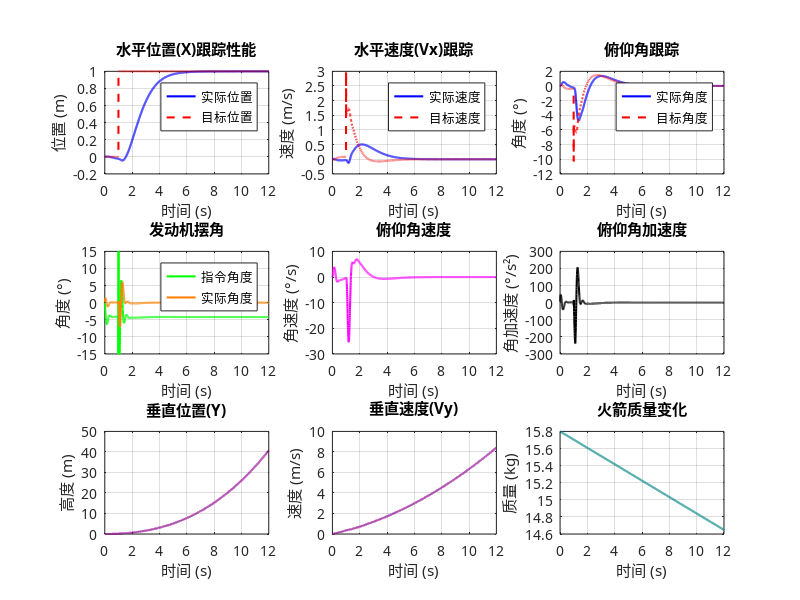

Write MATLAB code to recreate this figure. (Note: this script raises an error after producing the figure.)
% 文件名：rocket_simulation_full_position_x.m
% 功能：完整火箭水平位置控制仿真，使用优化后的位置环PID参数和固定的姿态环PID参数
%       可视化水平位置跟踪性能、控制指令和各状态变量

function rocket_simulation_full_position_x(position_pid_params)
    %% 初始化环境
    set(0, 'DefaultAxesFontName', 'SimHei');
    set(0, 'DefaultTextFontName', 'SimHei');
    set(0, 'DefaultFigureColor', 'w');

    %% 参数配置
    % 如果未提供位置环PID参数，尝试从文件加载
    if nargin == 0

        try
            loaded_data = load('optimal_position_x_de_params.mat', 'optimal_params');
            % position_pid_params = loaded_data.optimal_params;
            position_pid_params = [1.4, 0.0, 0.00, 13, 0.0, 0.0];
            disp('成功加载优化后的水平位置环PID参数。');
        catch
            warning('无法加载 optimal_position_x_de_params.mat，将使用默认位置环PID参数。');
            position_pid_params = [1.4771, 0.0000, 1.6486, 3.3987, 0.0000, 0.0000]; % 修改后的默认值
        end

    end

    % 加载固定的姿态环PID参数
    try
        att_data = load('optimal_adaptive_de_params.mat', 'optimal_params');
        att_params = att_data.optimal_params;
        % Kp_outer_att = att_params(1); Ki_outer_att = att_params(2); Kd_outer_att = att_params(3);
        % Kp_inner_att = att_params(4); Ki_inner_att = att_params(5); Kd_inner_att = att_params(6);
        Kp_outer_att = 3.9014; Ki_outer_att = 0; Kd_outer_att = 0;
        Kp_inner_att = 1.1355; Ki_inner_att = 3.0861; Kd_inner_att = 0.033825;
        disp('成功加载固定的姿态PID参数。');
    catch
        warning('无法加载 optimal_adaptive_de_params.mat，将使用默认姿态PID参数。');
        Kp_outer_att = 3.9014; Ki_outer_att = 0; Kd_outer_att = 0;
        Kp_inner_att = 1.1355; Ki_inner_att = 3.0861; Kd_inner_att = 0.033825;
    end

    % 从输入数组提取水平位置和速度环PID参数
    Kp_pos_x = position_pid_params(1);
    Ki_pos_x = position_pid_params(2);
    Kd_pos_x = position_pid_params(3);
    Kp_vel_x = position_pid_params(4);
    Ki_vel_x = position_pid_params(5);
    Kd_vel_x = position_pid_params(6);

    %% 仿真参数
    dt_control = 0.004; % 控制周期 (s)，250Hz
    dt_dynamics = 0.001; % 动力学更新步长 (s)，1kHz
    time_duration = 12; % 仿真总时长 (s)
    control_steps = ceil(time_duration / dt_control); % 总控制步数

    % 火箭物理参数
    initial_mass = 15.8; % 初始质量 (kg)
    fuel_mass = 3.0; % 初始燃料质量 (kg)
    empty_mass = 12.8; % 空载质量 (kg)
    max_thrust = 200; % 最大推力 (N)
    max_mass_flow_rate = 0.12; % 最大质量流率 (kg/s)
    gimbal_to_cg_full = 0.58; % 满载时质心距离 (m)
    gimbal_to_cg_empty = 0.50; % 空载时质心距离 (m)
    inertia_full = 2.76; % 满载时转动惯量 (kg·m²)
    inertia_empty = 2.1; % 空载时转动惯量 (kg·m²)
    max_gimbal_angle = 15; % 最大摆角 (°)
    max_omega_att = 80; % 姿态内环输出最大角速度 (°/s)
    manual_thrust = 160; % 固定推力 (N)

    % 水平位置控制参数
    max_target_velocity_x = 3.0; % 水平位置环输出的最大目标速度 (m/s)
    min_target_velocity_x = -3.0; % 水平位置环输出的最小目标速度 (m/s)
    max_target_pitch = 20; % 速度环输出的最大目标俯仰角 (°)
    min_target_pitch = -20; % 速度环输出的最小目标俯仰角 (°)

    % PID控制器参数 (限幅和滤波)
    integral_max_pos_x = 50; integral_min_pos_x = -50; % 水平位置环积分限幅 (m*s)
    integral_max_vel_x = 50; integral_min_vel_x = -50; % 水平速度环积分限幅 (deg*s)
    integral_max_att_outer = 100; integral_min_att_outer = -100; % 固定姿态外环积分限幅
    integral_max_att_inner = 100; integral_min_att_inner = -100; % 固定姿态内环积分限幅
    alpha_d_pos_x = 1; alpha_output_pos_x = 1; % 水平位置环滤波系数 (1=无滤波)
    alpha_d_vel_x = 1; alpha_output_vel_x = 1; % 水平速度环滤波系数 (1=无滤波)
    alpha_d_att_outer = 1; alpha_output_att_outer = 1; % 固定姿态外环滤波
    alpha_d_att_inner = 1; alpha_output_att_inner = 1; % 固定姿态内环滤波

    % 执行机构参数
    delay_time = 0.01; % 执行机构延迟时间 (s)
    delay_steps = round(delay_time / dt_control); % 延迟步数
    tau_actuator = 0.08; % 执行机构时间常数 (s)
    alpha_actuator = dt_control / (tau_actuator + dt_control); % 一阶滞后系数

    % 噪声参数
    gimbal_angle_error = 0.20; % 万向节角度固定误差 (°)
    gimbal_angle_noise_std = 0.0; % 万向节角度噪声标准差 (°)
    sensor_noise_std = 0.0; % 传感器角度噪声标准差 (°)
    sensor_rate_noise_std = 0.0; % 传感器角速度噪声标准差 (°/s)

    %% 初始化系统
    % 初始化所有PID控制器
    pid_pos_x = initPIDController(Kp_pos_x, Ki_pos_x, Kd_pos_x, dt_control, ...
        integral_max_pos_x, integral_min_pos_x, alpha_d_pos_x, alpha_output_pos_x);
    pid_vel_x = initPIDController(Kp_vel_x, Ki_vel_x, Kd_vel_x, dt_control, ...
        integral_max_vel_x, integral_min_vel_x, alpha_d_vel_x, alpha_output_vel_x);
    pid_att_outer = initPIDController(Kp_outer_att, Ki_outer_att, Kd_outer_att, dt_control, ...
        integral_max_att_outer, integral_min_att_outer, alpha_d_att_outer, alpha_output_att_outer);
    pid_att_inner = initPIDController(Kp_inner_att, Ki_inner_att, Kd_inner_att, dt_control, ...
        integral_max_att_inner, integral_min_att_inner, alpha_d_att_inner, alpha_output_att_inner);

    % 初始化执行机构状态
    gimbal_angle_buffer = zeros(1, delay_steps);
    current_gimbal_angle_delayed = 0;
    current_gimbal_angle_actual = 0;

    % 预分配存储数组 (控制周期数据)
    time_list_control = zeros(1, control_steps);
    x_position_list_control = zeros(1, control_steps);
    x_velocity_list_control = zeros(1, control_steps);
    target_x_position_list_control = zeros(1, control_steps);
    target_x_velocity_list_control = zeros(1, control_steps);
    target_pitch_angle_list_control = zeros(1, control_steps);
    pitch_angle_list_control = zeros(1, control_steps);
    pitch_rate_list_control = zeros(1, control_steps);
    gimbal_angle_list_control = zeros(1, control_steps);
    gimbal_angle_actual_list_control = zeros(1, control_steps);
    mass_list_control = zeros(1, control_steps);

    % 预分配存储数组 (动力学周期数据)
    time_list = [];
    x_position_list = [];
    y_position_list = [];
    x_velocity_list = [];
    y_velocity_list = [];
    pitch_angle_list = [];
    pitch_rate_list = [];
    pitch_acceleration_list = [];

    % 系统初始状态
    state = [0.0; 0; 0; 0.0; 0; 0]; % [俯仰角(°); 角速度(°/s); x位置(m); x速度(m/s); y位置(m); y速度(m/s)]
    current_mass = initial_mass;
    current_inertia = inertia_full;
    current_gimbal_to_cg = gimbal_to_cg_full;

    %% 主仿真循环
    t = 0; step = 1;

    while t < time_duration
        % 控制更新（250Hz）
        if step <= control_steps && abs(t - (step - 1) * dt_control) < 1e-10
            t_control = (step - 1) * dt_control;

            % --- 目标位置生成 ---
            % 前1秒保持原位，然后移动到X=1m
            if t_control < 1.0
                target_x_position = 0;
            else
                target_x_position = 1.0;
            end

            % --- 控制逻辑 ---
            % 1. 水平位置环 (X-Position PID)
            position_error_x = target_x_position - state(3);
            [pid_pos_x, target_x_velocity] = updatePIDController(pid_pos_x, position_error_x);
            % target_x_velocity = 5; % 测试用：将目标速度固定为5m/s，可根据实际情况修改此值以进行不同条件下的测试
            target_x_velocity = max(min(target_x_velocity, max_target_velocity_x), min_target_velocity_x);

            % 2. 水平速度环 (X-Velocity PID)
            velocity_error_x = target_x_velocity - state(4);
            [pid_vel_x, target_pitch_angle_cmd] = updatePIDController(pid_vel_x, velocity_error_x);
            target_pitch_angle = -target_pitch_angle_cmd; % 正误差 -> 负俯仰角指令 (向右倾斜)
            % target_pitch_angle = 10; % 测试用：将目标俯仰角固定为10°，可根据实际情况修改此值以进行不同条件下的测试
            target_pitch_angle = max(min(target_pitch_angle, max_target_pitch), min_target_pitch);

            % 3. 姿态外环 (Attitude Angle PID)
            % 添加传感器噪声
            pitch_angle_measured = state(1) + sensor_noise_std * randn;
            pitch_rate_measured = state(2) + sensor_rate_noise_std * randn;

            theta_error = target_pitch_angle - pitch_angle_measured;
            [pid_att_outer, omega_ref] = updatePIDController(pid_att_outer, theta_error);
            omega_ref = max(min(omega_ref, max_omega_att), -max_omega_att);

            % 4. 姿态内环 (Attitude Rate PID)
            omega_error = omega_ref - pitch_rate_measured;
            [pid_att_inner, control] = updatePIDController(pid_att_inner, omega_error);
            current_gimbal_angle = max(min(control, max_gimbal_angle), -max_gimbal_angle);

            % 5. 执行机构模型 (延迟 + 滞后 + 噪声)
            gimbal_angle_buffer = [current_gimbal_angle, gimbal_angle_buffer(1:end - 1)];
            current_gimbal_angle_delayed = gimbal_angle_buffer(end);
            current_gimbal_angle_actual = (1 - alpha_actuator) * current_gimbal_angle_actual + ...
                alpha_actuator * current_gimbal_angle_delayed;
            gimbal_angle_noise = gimbal_angle_noise_std * randn;
            current_gimbal_angle_actual = current_gimbal_angle_actual + gimbal_angle_error + gimbal_angle_noise;

            % 存储控制周期数据
            time_list_control(step) = t_control; % 记录当前控制时间
            x_position_list_control(step) = state(3); % 记录当前水平位置
            x_velocity_list_control(step) = state(4); % 记录当前水平速度
            target_x_position_list_control(step) = target_x_position; % 记录当前目标水平位置
            target_x_velocity_list_control(step) = target_x_velocity; % 记录当前目标水平速度
            target_pitch_angle_list_control(step) = target_pitch_angle; % 记录当前目标俯仰角
            pitch_angle_list_control(step) = state(1); % 记录当前实际俯仰角
            pitch_rate_list_control(step) = state(2); % 记录当前俯仰角速度
            gimbal_angle_list_control(step) = current_gimbal_angle; % 记录当前发动机摆角指令
            gimbal_angle_actual_list_control(step) = current_gimbal_angle_actual; % 记录当前发动机实际摆角
            mass_list_control(step) = current_mass; % 记录当前火箭质量

            step = step + 1;
        end

        % 动力学更新（1kHz）
        t_next = min(t + dt_dynamics, time_duration);

        % 计算燃料消耗
        if fuel_mass > 0
            current_mass_flow_rate = max_mass_flow_rate * (manual_thrust / max_thrust);
            fuel_mass = max(fuel_mass - current_mass_flow_rate * dt_dynamics, 0);
            current_mass = empty_mass + fuel_mass;
        end

        % 根据燃料消耗插值质心位置和转动惯量
        mass_ratio = (initial_mass - current_mass) / (initial_mass - empty_mass);
        current_gimbal_to_cg = gimbal_to_cg_full - mass_ratio * (gimbal_to_cg_full - gimbal_to_cg_empty);
        current_inertia = inertia_full - mass_ratio * (inertia_full - inertia_empty);

        % 使用RK4更新动力学状态
        [state, pitch_acceleration] = updateDynamicsRK4(state, manual_thrust, ...
            current_gimbal_angle_actual, current_mass, current_inertia, current_gimbal_to_cg, dt_dynamics);

        % 简单的地面碰撞检测
        if state(5) < 0 && state(6) < 0 % 如果低于地面且向下运动
            state(5) = 0; % 停在地面
            state(6) = 0; % 垂直速度为0
        end

        % 存储动力学数据
        time_list(end + 1) = t;
        x_position_list(end + 1) = state(3);
        y_position_list(end + 1) = state(5);
        x_velocity_list(end + 1) = state(4);
        y_velocity_list(end + 1) = state(6);
        pitch_angle_list(end + 1) = state(1);
        pitch_rate_list(end + 1) = state(2);
        pitch_acceleration_list(end + 1) = pitch_acceleration;

        % 时间推进
        t = t_next;
    end

    %% 可视化结果
    figure('Name', '火箭水平位置控制仿真结果', 'NumberTitle', 'off', ...
        'Position', [100, 100, 1400, 900], 'Color', 'w');

    % 1. 水平位置跟踪性能
    subplot(3, 3, 1);
    plot(time_list_control, x_position_list_control, 'b', 'LineWidth', 1.5);
    hold on;
    plot(time_list_control, target_x_position_list_control, '--r', 'LineWidth', 1.5);
    title('水平位置(X)跟踪性能');
    xlabel('时间 (s)'); ylabel('位置 (m)');
    legend('实际位置', '目标位置', 'Location', 'best');
    grid on;

    % 2. 水平速度跟踪
    subplot(3, 3, 2);
    plot(time_list_control, x_velocity_list_control, 'b', 'LineWidth', 1.5);
    hold on;
    plot(time_list_control, target_x_velocity_list_control, '--r', 'LineWidth', 1.5);
    title('水平速度(Vx)跟踪');
    xlabel('时间 (s)'); ylabel('速度 (m/s)');
    legend('实际速度', '目标速度', 'Location', 'best');
    grid on;

    % 3. 俯仰角跟踪
    subplot(3, 3, 3);
    plot(time_list_control, pitch_angle_list_control, 'b', 'LineWidth', 1.5);
    hold on;
    plot(time_list_control, target_pitch_angle_list_control, '--r', 'LineWidth', 1.5);
    title('俯仰角跟踪');
    xlabel('时间 (s)'); ylabel('角度 (°)');
    legend('实际角度', '目标角度', 'Location', 'best');
    grid on;

    % 4. 发动机摆角
    subplot(3, 3, 4);
    plot(time_list_control, gimbal_angle_list_control, 'g', 'LineWidth', 1.5);
    hold on;
    plot(time_list_control, gimbal_angle_actual_list_control, 'Color', [1 0.5 0], 'LineWidth', 1.5);
    title('发动机摆角');
    xlabel('时间 (s)'); ylabel('角度 (°)');
    legend('指令角度', '实际角度', 'Location', 'best');
    grid on;

    % 5. 角速度
    subplot(3, 3, 5);
    plot(time_list_control, pitch_rate_list_control, 'm', 'LineWidth', 1.5);
    title('俯仰角速度');
    xlabel('时间 (s)'); ylabel('角速度 (°/s)');
    grid on;

    % 6. 角加速度
    subplot(3, 3, 6);
    plot(time_list, pitch_acceleration_list, 'k', 'LineWidth', 1.5);
    title('俯仰角加速度');
    xlabel('时间 (s)'); ylabel('角加速度 (°/s²)');
    grid on;

    % 7. 垂直位置(Y)
    subplot(3, 3, 7);
    plot(time_list, y_position_list, 'Color', [0.5 0 0.5], 'LineWidth', 1.5);
    title('垂直位置(Y)');
    xlabel('时间 (s)'); ylabel('高度 (m)');
    grid on;

    % 8. 垂直速度(Vy)
    subplot(3, 3, 8);
    plot(time_list, y_velocity_list, 'Color', [0.5 0 0.5], 'LineWidth', 1.5);
    title('垂直速度(Vy)');
    xlabel('时间 (s)'); ylabel('速度 (m/s)');
    grid on;

    % 9. 质量变化
    subplot(3, 3, 9);
    plot(time_list_control, mass_list_control, 'Color', [0 0.5 0.5], 'LineWidth', 1.5);
    title('火箭质量变化');
    xlabel('时间 (s)'); ylabel('质量 (kg)');
    grid on;

    % 添加总标题
    sgtitle('火箭水平位置控制完整仿真结果', 'FontSize', 16);

    %% 计算并显示性能指标
    % 计算稳定时间 (到达并保持在目标位置±2%范围内的时间)
    target_reached = false;
    settling_time = time_duration;
    settling_threshold = 0.02 * 2; % 2 % of 2m target

    for i = 1:length(time_list_control)

        if ~target_reached && abs(x_position_list_control(i) - 2) <= settling_threshold
            target_reached = true;
            settling_time = time_list_control(i);
        elseif target_reached && abs(x_position_list_control(i) - 2) > settling_threshold
            target_reached = false;
        end

    end

    % 计算超调量
    overshoot = max(0, max(x_position_list_control) - 2);

    % 计算稳态误差
    steady_state_error = mean(abs(x_position_list_control(end - 100:end) - 2)); % 最后100个控制周期

    % 显示性能指标
    disp('=== 性能指标 ===');
    disp(['稳定时间 (2%准则): ', num2str(settling_time), ' s']);
    disp(['最大超调量: ', num2str(overshoot), ' m']);
    disp(['稳态误差: ', num2str(steady_state_error), ' m']);

    %% 辅助函数
    function pid = initPIDController(Kp, Ki, Kd, dt, integral_max, integral_min, alpha_d, alpha_output)
        pid = struct( ...
            'Kp', Kp, 'Ki', Ki, 'Kd', Kd, 'dt', dt, ...
            'integral', 0, 'prev_error', 0, ...
            'integral_max', integral_max, 'integral_min', integral_min, ...
            'lpf_d', initLowPassFilter(alpha_d), ...
            'lpf_output', initLowPassFilter(alpha_output));
    end

    function lpf = initLowPassFilter(alpha)
        lpf.alpha = alpha;
        lpf.y_prev = 0;
    end

    % 功能：更新低通滤波器的状态
    % 输入参数：
    %   lpf：低通滤波器结构体，包含alpha和y_prev
    %   x：当前输入信号
    % 输出参数：
    %   lpf：更新后的低通滤波器结构体
    function lpf = updateLowPassFilter(lpf, x)
        % 根据低通滤波器的公式更新输出值
        % lpf.alpha * x 表示当前输入信号的加权值
        % (1 - lpf.alpha) * lpf.y_prev 表示上一次输出值的加权值
        lpf.y_prev = lpf.alpha * x + (1 - lpf.alpha) * lpf.y_prev;
    end

    function [pid, control_filtered] = updatePIDController(pid, error)
        P = pid.Kp * error;
        pid.integral = pid.integral + error * pid.dt;
        pid.integral = max(min(pid.integral, pid.integral_max), pid.integral_min);
        I = pid.Ki * pid.integral;
        derivative = (error - pid.prev_error) / pid.dt;
        pid.lpf_d = updateLowPassFilter(pid.lpf_d, derivative);
        D = pid.Kd * pid.lpf_d.y_prev;
        control = P + I + D;
        pid.lpf_output = updateLowPassFilter(pid.lpf_output, control);
        control_filtered = pid.lpf_output.y_prev;
        pid.prev_error = error;
    end

    function [state_next, pitch_acceleration] = updateDynamicsRK4(state, thrust, gimbal_angle, mass, inertia, gimbal_to_cg, dt)

        function dxdt = dynamics(x, thrust, gimbal_angle, mass, inertia, gimbal_to_cg)
            theta = x(1); % 俯仰角 (°)
            omega = x(2); % 角速度 (°/s)
            x_vel = x(4); % x速度 (m/s)
            y_vel = x(6); % y速度 (m/s)

            % 推力方向（x轴正方向向左）
            thrust_angle = theta - gimbal_angle;
            thrust_x = -thrust * sind(thrust_angle); % 正为左
            thrust_y = thrust * cosd(thrust_angle); % 正为上

            % 加速度计算
            acc_x = thrust_x / mass;
            acc_y = (thrust_y - 9.81 * mass) / mass;

            % 力矩和角加速度
            torque = thrust * gimbal_to_cg * sind(gimbal_angle); % 正力矩
            alpha = rad2deg(torque / inertia); % 角加速度 deg/s²

            dxdt = [omega; alpha; x_vel; acc_x; y_vel; acc_y];
        end

        % RK4积分
        k1 = dynamics(state, thrust, gimbal_angle, mass, inertia, gimbal_to_cg);
        k2 = dynamics(state + dt / 2 * k1, thrust, gimbal_angle, mass, inertia, gimbal_to_cg);
        k3 = dynamics(state + dt / 2 * k2, thrust, gimbal_angle, mass, inertia, gimbal_to_cg);
        k4 = dynamics(state + dt * k3, thrust, gimbal_angle, mass, inertia, gimbal_to_cg);

        state_next = state + dt / 6 * (k1 + 2 * k2 + 2 * k3 + k4);
        torque = thrust * gimbal_to_cg * sind(gimbal_angle);
        pitch_acceleration = rad2deg(torque / inertia);
    end

end
